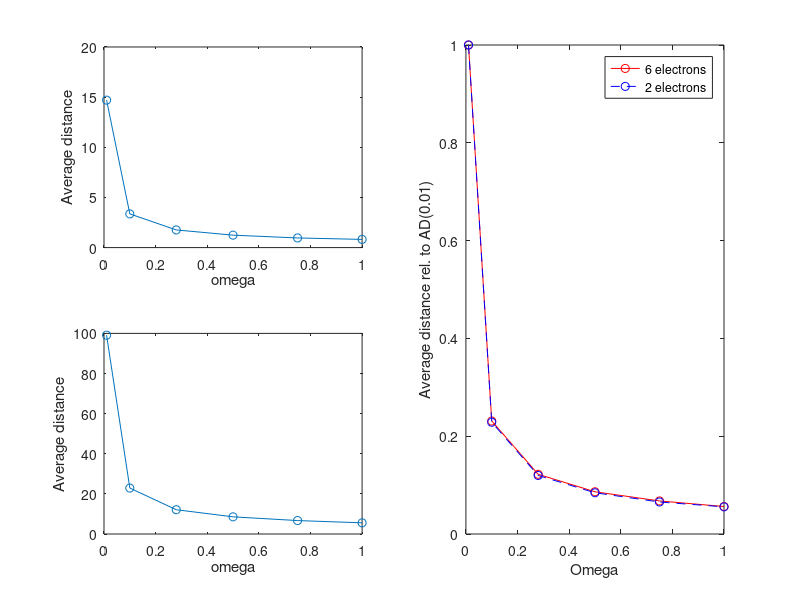

MATLAB code to generate this figure:
omega = [0.01 0.1 0.28 0.5 0.75 1];
N2 = [14.7 3.36 1.76 1.24 9.62e-1 8.17e-1];

N6 = [99.1 22.9 12.1 8.56 6.7 5.57];

subplot(2,2,1)
plot(omega,N2,'o-');
xlabel('omega');
ylabel('Average distance');


subplot(2,2,3)
plot(omega,N6,'o-');
xlabel('omega');
ylabel('Average distance')

subplot(1,2,2)
plot(omega,N6/N6(1),'ro-',omega,N2/N2(1),'bo--');
xlabel('Omega');
ylabel('Average distance rel. to AD(0.01)')
legend('6 electrons','2 electrons')